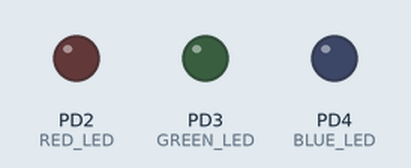
A program run on a simulated ATmega328P, built with avr-gcc and emulated at 14.7456 MHz. Shown: output pins drawn as LEDs (lit = HIGH). What the program prints to the serial monitor is not drawn.

Above: at 0.1 s.
Timing chart, 0 to 1.6 s (numbered marks = the images above):
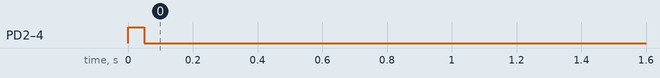

The program:

main.c
```c
/*
 * UART command code for led switching
 *
 * Created: 1/25/2023 01:39:33
 * Author : Misha Zaslavskis
 */

/*  Set frequency crystal oscillator of MCU for working delay function properly (NOTE: NOT CHANGE CLOCK OF MCU) */
#define F_CPU 14745600U
/* Libraries */
#include <avr/io.h> // A core AVR library
#include <util/delay.h> // AVR library for polling delay function
#include <stdint.h> // A standard GCC library for declaration integer variable with various bits size (e.g use uint8_t and uint16_t)
/* Our library */
#include "led.h"
/* Set maximum size characters which we can send command in Serial port UART to perform action (e.g. Switching leds) */
#define BUFFER_SIZE 16

/* Main function */
int main(void)
{
	/* Initialization peripherals */
	led_init(); // led initialization
	UART_init(); // UART initialization
	UART_Transmit_multiple_characters("Welcome! \r\n"); // Display word "Welcome" in console for checking UART is working.

	/* Test LEDS */
	all_leds(HIGH);
	_delay_ms(50);
	all_leds(LOW);

	/* Infinite loop */
    while (1)
    {
		/* Declaration buffer */
		uint8_t buffer[BUFFER_SIZE] = {'\0'}; // Buffer array for entering command

		/* Loop that find ASCII character to perform commands when hit a ENTER button */
		for (int count_buf = 0; count_buf < BUFFER_SIZE - 1; count_buf++)
		{
			do
			{
				/* Receive single characters after send character in UART console */
				buffer[count_buf] = UART_Receive_single_character();
			}
			/* Checking that no special ASCII characters. If special character is found you need to reenter letter, digits, space, carriage return */
			while ((buffer[count_buf] < 32 && buffer[count_buf] > 13) || buffer[count_buf] < 13);

			/* Exit receiving characters after hitting enter button in keyboard or putting carriage return in your serial port terminal */
			/* Check character has CR. If found CR character finish send UART and exit from this for loop for starting perform tasks */
			if (buffer[count_buf] == 13)
			{
				UART_Transmit_multiple_characters(buffer); // Print the buffer in UART terminal for checking purpose
				break; //Exit from this loop operation
			}
		}

		/* Execute command if you entered correct name of command in serial terminal */
		/* You must put a argument strlen(buffer) - 1 in each function strncmp to avoid doesn't working this commands */
		if (strncmp(buffer, (uint8_t*)"RED_LED_ON", strlen(buffer) - 1) == 0) set_led(RED_LED, HIGH); // Turns on red led
		else if (strncmp(buffer, (uint8_t*)"RED_LED_OFF", strlen(buffer) - 1) == 0) set_led(RED_LED, LOW); // Turn off red led

		else if (strncmp(buffer, (uint8_t*)"GREEN_LED_ON", strlen(buffer) - 1) == 0) set_led(GREEN_LED, HIGH); // Turns on green led
		else if (strncmp(buffer, (uint8_t*)"GREEN_LED_OFF", strlen(buffer) - 1) == 0) set_led(GREEN_LED, LOW); // Turn off green led

		else if (strncmp(buffer, (uint8_t*)"BLUE_LED_ON", strlen(buffer) - 1) == 0) set_led(BLUE_LED, HIGH); // Turns on blue led
		else if (strncmp(buffer, (uint8_t*)"BLUE_LED_OFF", strlen(buffer) - 1) == 0) set_led(BLUE_LED, LOW); // Turn off blue led

		else if (strncmp(buffer, (uint8_t*)"ALL_LEDS_ON", strlen(buffer) - 1) == 0) all_leds(HIGH); // Turns on all LEDs
		else if (strncmp(buffer, (uint8_t*)"ALL_LEDS_OFF", strlen(buffer) - 1) == 0) all_leds(LOW); // Turn off all LEDs

		/* Message that incorrect entering command when enter another command than above code line*/
		else UART_Transmit_multiple_characters("Error! Unable recognize a command in this code. Please try other commands... \r\n");
    }
}
```

led.c
```c
/*
 * Source of code that LED toggle/switch with simplificated function
 *
 * Created: 1/25/2023 01:39:33
 * Author : Misha Zaslavskis
 */
#include "led.h"
/*
* A function that LEDS initialization
* This function is setup LED pin mode each register during initialization
* Return value: None
* Argument: None
*/
void led_init()
{
	DDRD |= (1 << DDD2); // Set OUTPUT mode in PD2 pin
	DDRD |= (1 << DDD3); // Set OUTPUT mode in PD3 pin
	DDRD |= (1 << DDD4); // Set OUTPUT mode in PD4 pin
}
/*
* You can change color and state of LEDs any time by using defined value (e.g. HIGH, LOW, RED_LED, GREEN_LED, BLUE_LED).
* You can look defined value with macros #define in led.h.
* State of led: HIGH is means that led turn on and LOW is means that led turn off
* RED_LED, GREEN_LED, BLUE_LED is pin of leds. Look in led.h file
* Argument: color_led (uint8_t) - choose pin of led. stat (uint8_t) - set state led.
* Return value: None
*/
void set_led(uint8_t color_led, uint8_t stat)
{
	if (stat) PORTD |= (1 << color_led); // Set HIGH level selected color led
	else PORTD &= ~(1 << color_led); // Set LOW level selected color led
}
/*
* Change state for all LEDs function.
* You can change state of LEDs by defined HIGH and LOW
* State of led: HIGH is means that led turn on and LOW is means that led turn off
* Argument: stat (uint8_t) - set state led.
* Return value: None
*/
void all_leds(uint8_t stat)
{
	if (stat)
	{
		PORTD |= (1 << RED_LED);
		PORTD |= (1 << GREEN_LED);
		PORTD |= (1 << BLUE_LED);
	}
	else
	{
		PORTD &= ~(1 << RED_LED);
		PORTD &= ~(1 << GREEN_LED);
		PORTD &= ~(1 << BLUE_LED);
	}
}
```

led.h
```c
/*
 * Header code of LED toggling/switching with simplificated function
 *
 * Created: 1/25/2023 01:39:33
 * Author : Misha Zaslavskis
 */
#ifndef __LED_H
#define __LED_H

#include <avr/io.h>
#include <stdint.h>

#define RED_LED PORTD2
#define GREEN_LED PORTD3
#define BLUE_LED PORTD4
#define HIGH 1
#define LOW 0

void set_led(uint8_t color_led, uint8_t stat);
void all_leds(uint8_t stat);
void led_init();

#endif // __LED_H
```

uart.c
```c
/*
 * Source of code UART library for atmega328p MCU
 *
 * Created: 1/25/2023 01:39:33
 * Author : Misha Zaslavskis
 */
/* Libraries and headers */
#include <avr/io.h> // A core AVR library
#include <string.h> // A libraries for comparing string function

/* Setting speed transmitting UART interface */
#define BAUD 115200 // Choose speed
#define BAUDRATE ((14745600UL)/(BAUD*16UL)-1) // Calculation baud rate, using formula form data sheet ATmega328p recommendation.
/*
* A function that UART initialization
* This function is setup UART during initialization
* Return value: None
* Argument: None
*/
void UART_init()
{
    /* Set baud rate by calculation formula */
    UBRR0H = (unsigned char)(BAUDRATE>>8);
    UBRR0L = (unsigned char)BAUDRATE;

	/* Allow UART to transmit and receive buffers */
    UCSR0B = (1<<RXEN0)|(1<<TXEN0);

    /* Set frame format: 8data, 1stop bit */
    UCSR0C = 0b00000110;
}
/*
* A function that UART Transmit single character
* This function can send single bytes data from MCU to targeted device with UART interface
* Return value: None
* Argument: data - is what character you want to transmit FROM MCU to other device. Type variable of data is unsigned char.
* Example to use:
*       UART_Transmit_single_character('A');
*/
void UART_Transmit_single_character(unsigned char data)
{
    /* Wait for empty transmit buffer */
    while ( !( UCSR0A & (1<<UDRE0)) );
    /* Put data into buffer, sends the data */
    UDR0 = data;
}
/*
* A function that UART Transmit multiple characters
* This function can multi byte send you data from MCU to targeted device with UART interface
* Return value: None
* Argument: data - is what characters you want to transmit FROM MCU to other device. Type variable of data is array of unsigned char.
* Example to use:
*       unsigned char text[] = "Hello, World! \r\n";
*       UART_Transmit_multiple_characters(text);
*/
void UART_Transmit_multiple_characters(unsigned char* data)
{
	/* Loop for transmit each characters. How many transmit characters is dependent string length. */
    for(int ch = 0; ch < strlen(data); ch++) UART_Transmit_single_character(data[ch]); // Transmit UART each character
}
/*
* A function that UART Receive single character from device
* This function can get single byte data from device to MCU.
* Return value: A data that got from device's sending to MCU via UART interface. Type variable of data is unsigned char.
* Argument: None
*/
unsigned char UART_Receive_single_character()
{
	/* Wait for data to be received */
	while (!(UCSR0A & (1<<RXC0)));
	/* Get and return received data from buffer */
	return UDR0;
}
```

Measured:
- by itself, PD2 (RED_LED), PD3 (GREEN_LED), PD4 (BLUE_LED): LOW → HIGH at 0.00 s, → LOW 0.05 s later
